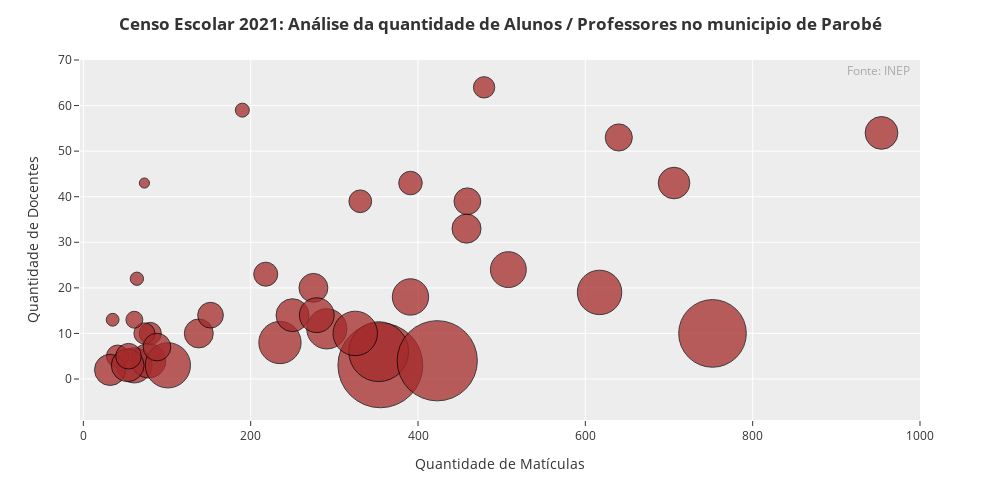

This figure's notebook cell:
### Code cell
grafic_parobe.update_layout(
  title="<b>Censo Escolar 2021: Análise da quantidade de Alunos / Professores no municipio de Parobé<b>",
  font_size= 14
)

grafic_parobe.update_traces(marker_color = "brown")

#Aplicando borda nos circulos

grafic_parobe.update_traces(marker_line_width = 1, marker_line_color= "black")


# Alterando os títulos dos eixos x e y:
grafic_parobe.update_layout(
    xaxis_title= "Quantidade de Matículas",
    yaxis_title= "Quantidade de Docentes",
    font_size= 12
)

# Incluindo a fonte
grafic_parobe.add_annotation(
    text= "Fonte: INEP",
    xref= "paper",
    yref= "paper",
    font_color= "darkgrey",
    font_size= 12,
    showarrow= False,
    y= 1,
    x= 0.99
)

### Figure 1 — Plotly figure (JSON) as saved in the notebook; plotly's stock layout.template omitted (floating-point values rounded to 4 significant figures)
{"data": [{"customdata": [["EMEI AZALEIA"], ["ESCOLA ED INF DOCE INFANCIA"], ["EEI MACA DO AMOR"], ["EMEI FAVO DE MEL"], ["EMEF DINIZ MARTINS RANGEL"], ["EMEF JORGE FLECK"], ["EMEF IDALINO PEDRO DA SILVA"], ["EMEF PROF MARIETA MELITA DA SILVA"], ["EMEF MALTUS KRUMMENAUER"], ["EMEF ROMILDA SIBEL RENCK"], ["EMEF JOAO MUCK"], ["ESC EST ENS MED ENGENHEIRO PAROBE"], ["EMEF PADRE AFONSO KIST"], ["EMEF ARTUINO ARSAND"], ["EMEF PROF ANA MARIA FAY DOS SANTOS"], ["COL ESTADUAL JOAO MOSMANN"], ["ESC EST ENS MED ADELINA DA CUNHA"], ["ESC EST ENS FUN NILO CARLITO KOETZ"], ["EMEF MARIA FRANCISCA DA SILVA"], ["EMEF MOISES DE SOUZA PIRES MOSMANN"], ["EMEI JARDIM DE INFANCIA THENO JOSE BERLITZ"], ["EMEF LEOPOLDO FREDERICO WILLERS"], ["EMEF TERESINHA IVONE HOMEM"], ["EMEF GETULIO DORNELLES VARGAS"], ["EMEF JOAO ANGELO PANDOLFO"], ["EMEF PROF NOEMY FAY DOS SANTOS"], ["EMEE PROF FLAVIA MARIA BRITO"], ["EMEI PROF MARIAZINHA MARIA NUNES MARTINS"], ["EMEI URSINHO ENCANTADO"], ["EMEI BRANCA DE NEVE"], ["ANJINHO ARTEIRO EDUCACAO INFANTIL"], ["EMEI MUNDO COLORIDO"], ["EMEI ALGODAO DOCE"], ["ESCOLA DE EDUCACAO INFANTIL ESTRELINHA LTDA ME"], ["NUCLEO MUNICIPAL DE EDUCACAO DE JOVENS E ADULTOS DE PAROBE"], ["ESC EDUC INF CHAPEUZINHO VERMELHO"], ["ESCOLA EDUCACAO INF PEQUENO PRINCIPE"], ["EMEI DOCE MEL"], ["ESC EST ENS MED JOSE AUGUSTO HENEMANN"]], "hovertemplate": "QT_MAT_BAS=%{x}<br>QT_DOC_BAS=%{y}<br>QT_MAT_POR_DOC=%{marker.size}<br>NO_ENTIDADE=%{customdata[0]}<extra></extra>", "legendgroup": "", "marker": {"color": "brown", "line": {"color": "black", "width": 1}, "opacity": 0.75, "size": [118.3, 20.33, 8.2, 19.5, 21.72, 26.45, 16.42, 8.487, 9.093, 58.83, 11.77, 12.08, 29.38, 17.86, 17.67, 13.88, 13.75, 1.698, 32.47, 9.478, 33.67, 21.17, 19.93, 75.2, 3.22, 105.8, 8, 13.8, 7.3, 2.692, 4.692, 12.57, 10.86, 16, 32.5, 17.67, 10.8, 2.909, 7.484], "sizemode": "area", "sizeref": 0.03287, "symbol": "circle"}, "mode": "markers", "name": "", "orientation": "v", "showlegend": false, "type": "scatter", "x": [355, 61, 41, 78, 391, 291, 706, 331, 391, 353, 459, 640, 235, 250, 954, 458, 275, 73, 617, 218, 101, 508, 279, 752, 190, 423, 80, 138, 73, 35, 61, 88, 152, 32, 325, 53, 54, 64, 479], "xaxis": "x", "y": [3, 3, 5, 4, 18, 11, 43, 39, 43, 6, 39, 53, 8, 14, 54, 33, 20, 43, 19, 23, 3, 24, 14, 10, 59, 4, 10, 10, 10, 13, 13, 7, 14, 2, 10, 3, 5, 22, 64], "yaxis": "y"}], "layout": {"annotations": [{"font": {"color": "darkgrey", "size": 12}, "showarrow": false, "text": "Fonte: INEP", "x": 0.99, "xref": "paper", "y": 1, "yref": "paper"}], "font": {"size": 12}, "height": 500, "legend": {"itemsizing": "constant", "tracegroupgap": 0}, "margin": {"t": 60}, "title": {"text": "<b>Censo Escolar 2021: Análise da quantidade de Alunos / Professores no municipio de Parobé<b>"}, "width": 1000, "xaxis": {"anchor": "y", "domain": [0, 1], "range": [-4, 1000], "title": {"text": "Quantidade de Matículas"}}, "yaxis": {"anchor": "x", "domain": [0, 1], "range": [-9, 70], "title": {"text": "Quantidade de Docentes"}}}}
